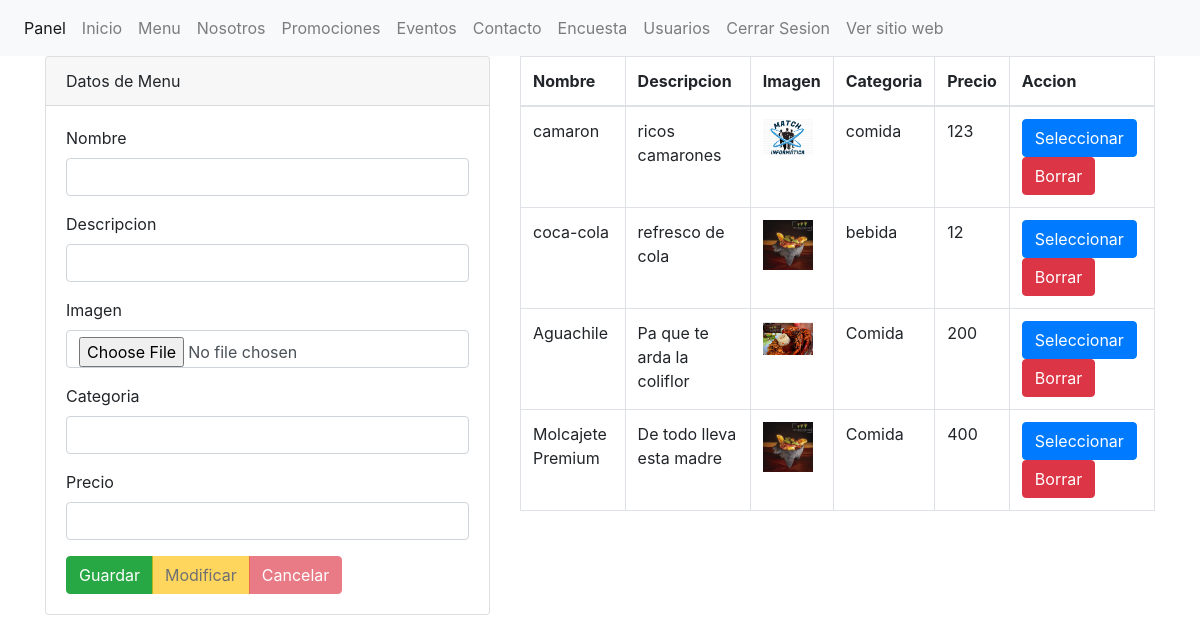
/panel/seccion/menu.php, run on the app's committed database.
### tables this page shows
CREATE TABLE `menu` (
  `id` int(11) NOT NULL,
  `nombre` varchar(100) NOT NULL,
  `descripcion` varchar(120) NOT NULL,
  `imagen` varchar(80) NOT NULL,
  `categoria` varchar(100) NOT NULL,
  `precio` float NOT NULL
);

### panel/seccion/menu.php (the view, shortened to what this page needs)
<?php
include("../template/encabezado.php");
$nombre=(isset($_POST['nombre']))?$_POST['nombre']:"";
$descripcion=(isset($_POST['descripcion']))?$_POST['descripcion']:"";
$categoria=(isset($_POST['categoria']))?$_POST['categoria']:"";
$precio=(isset($_POST['precio']))?$_POST['precio']:"";
$accion=(isset($_POST['accion']))?$_POST['accion']:"";
include("../config/conexion.php");
        $sentenciaSQL= $conexion->prepare("SELECT * FROM menu");
        $sentenciaSQL->execute();
        $lista_menu=$sentenciaSQL->fetchAll(PDO::FETCH_ASSOC);
?>
<div class="col-md-5">
<div class="card">
    <div class="card-header">
       Datos de Menu
    </div>
    <div class="card-body">
    <form id="nuevo" name="nuevo" method="POST" action="" enctype="multipart/form-data" autocomplete="off">
    <div class="form-group">
        <label for="nombre">Nombre</label>
        <input type="text" class="form-control" id="nombre" name="nombre" value="<?php echo $nombre; ?>" />
        </div>
        <div class="form-group">
        <label for="descripcion">Descripcion</label>
        <input type="text" class="form-control" id="descripcion" name="descripcion" value="<?php echo $descripcion; ?>" />
        </div>
        <div class="form-group">
        <label for="imagen">Imagen</label>
        <br/>
        <input type="file" class="form-control" id="imagen" name="imagen"  />
        </div>
        <div class="form-group">
        <label for="categoria">Categoria</label>
        <input type="text" class="form-control" id="categoria" name="categoria" value="<?php echo $categoria; ?>" />
        </div>
        <div class="form-group">
        <label for="precio">Precio</label>
        <input type="text" class="form-control" id="precio" name="precio" value="<?php echo $precio; ?>" />
        </div>
        <div class="btn-group" role="group" aria-label="">
        <button id="guardar" name="accion" <?php echo($accion=="Seleccionar")?"disabled":""; ?> value="Guardar" type="submit" class="btn btn-success">Guardar</button>
        <button id="modificar" name="accion" <?php echo($accion!="Seleccionar")?"disabled":""; ?> value="Modificar" type="submit" class="btn btn-warning">Modificar</button>
        <button id="cancelar" name="accion" <?php echo($accion!="Seleccionar")?"disabled":""; ?> value="Cancelar" type="submit" class="btn btn-danger">Cancelar</button>
        </div>
	</form>
    </div>
    </div>
</div>
<div class="col-md-7" >
        <table class="table table-bordered" >
            <thead>
                <tr >
                    <th>Nombre</th>
                    <th>Descripcion</th>
                    <th>Imagen</th>
                    <th>Categoria</th>
                    <th>Precio</th>
                    <th>Accion</th>
                </tr>
            </thead>
            <tbody>
                <?php foreach($lista_menu as $menu){?>
                <tr>
                    <td><?php echo $menu['nombre']; ?> </td>
                    <td><?php echo $menu['descripcion']; ?></td>
                    <td>
                        <img src="../../img/<?php echo $menu['imagen']; ?>" width="50" alt="">
                    </td>
                    <td><?php echo $menu['categoria']; ?></td>
                    <td><?php echo $menu['precio']; ?></td>
                    <td>
                        <form method="post">
                            <input type="submit" name="accion" value="Seleccionar" class="btn btn-primary" >
                            <input type="submit" name="accion" value="Borrar" class="btn btn-danger" >
                        </form>
                    </td>
                </tr>
                <?php } ?>
            </tbody>
        </table>
</div>
<?php
include("../template/pie.php");
?>

### data on the page
menu: nombre "camaron", descripcion "ricos camarones", imagen (picture), categoria "comida", precio "123"
menu: nombre "coca-cola", descripcion "refresco de cola", imagen (picture), categoria "bebida", precio "12"
menu: nombre "Aguachile", descripcion "Pa que te arda la coliflor", imagen (picture), categoria "Comida", precio "200"
menu: nombre "Molcajete Premium", descripcion "De todo lleva esta madre", imagen (picture), categoria "Comida", precio "400"
